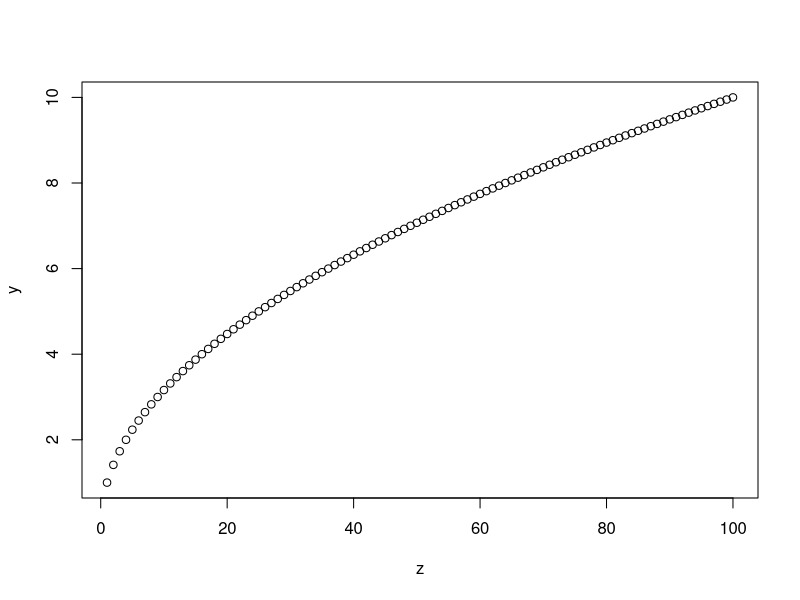

The R source for this figure:
# sample script

print("Hello World!")

z=1:100
y=sqrt(z)

pdf("SquareRootPlot.pdf")
plot(z,y)
dev.off()

print("Square roots increase!")
